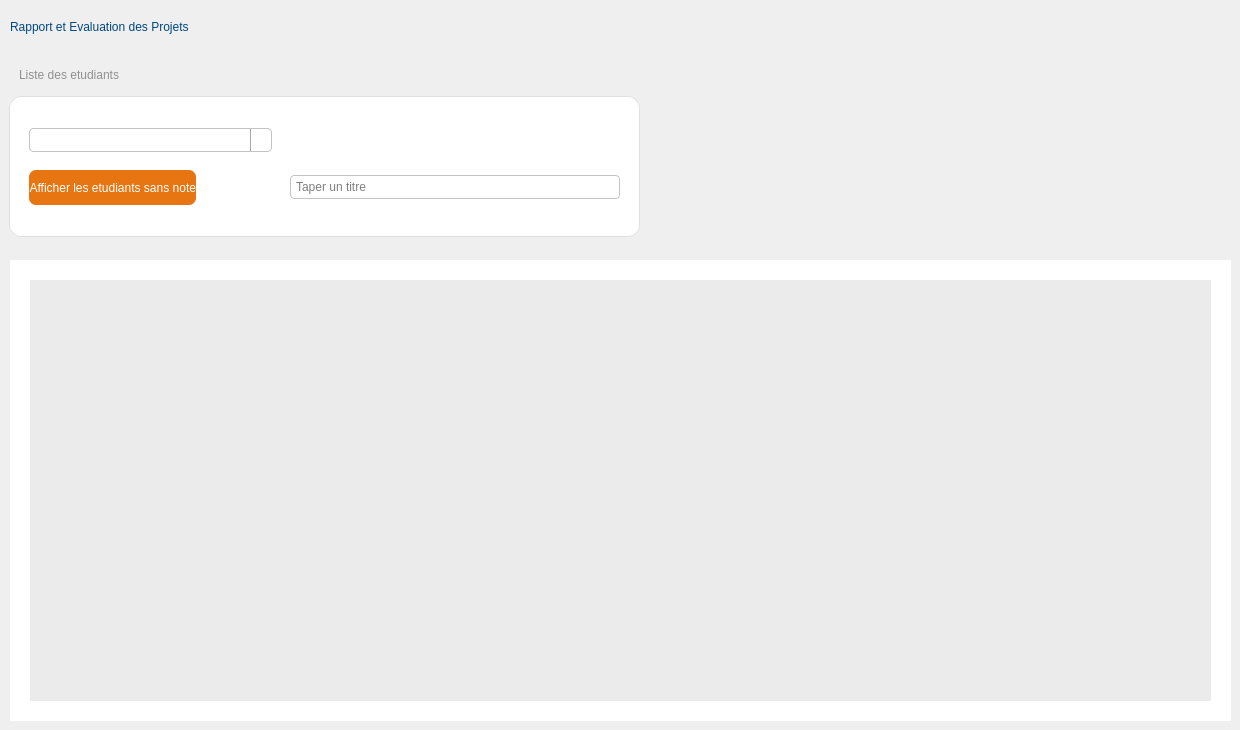
         <widget class="QWidget" name="evaluation_page">
          <widget class="QLabel" name="lbl_titre_evaluation">
           <property name="geometry">
            <rect>
             <x>10</x>
             <y>11</y>
             <width>401</width>
             <height>31</height>
            </rect>
           </property>
           <property name="styleSheet">
            <string notr="true">    color: #004780;
font: bold 15pt &quot;Segoe UI&quot;;</string>
           </property>
           <property name="text">
            <string>Rapport et Evaluation des Projets</string>
           </property>
          </widget>
          <widget class="QWidget" name="widget_evaluation" native="true">
           <property name="geometry">
            <rect>
             <x>10</x>
             <y>260</y>
             <width>1221</width>
             <height>461</height>
            </rect>
           </property>
           <property name="styleSheet">
            <string notr="true">background-color: rgb(255, 255, 255);</string>
           </property>
           <widget class="QTableView" name="table_evaluation">
            <property name="geometry">
             <rect>
              <x>20</x>
              <y>20</y>
              <width>1181</width>
              <height>421</height>
             </rect>
            </property>
            <property name="styleSheet">
             <string notr="true">background-color: rgb(235, 235, 235);</string>
            </property>
            <property name="frameShape">
             <enum>QFrame::Shape::NoFrame</enum>
            </property>
            <property name="alternatingRowColors">
             <bool>true</bool>
            </property>
            <property name="selectionMode">
             <enum>QAbstractItemView::SelectionMode::SingleSelection</enum>
            </property>
            <property name="showGrid">
             <bool>false</bool>
            </property>
            <attribute name="horizontalHeaderStretchLastSection">
             <bool>true</bool>
            </attribute>
            <attribute name="verticalHeaderVisible">
             <bool>false</bool>
            </attribute>
           </widget>
          </widget>
          <widget class="QWidget" name="widget_evaluation_2" native="true">
           <property name="geometry">
            <rect>
             <x>9</x>
             <y>60</y>
             <width>641</width>
             <height>181</height>
            </rect>
           </property>
           <widget class="QFrame" name="frame_evaluation">
            <property name="geometry">
             <rect>
              <x>0</x>
              <y>36</y>
              <width>631</width>
              <height>141</height>
             </rect>
            </property>
            <property name="styleSheet">
             <string notr="true">QLineEdit {
    /* Marge interne pour le texte et l'icône de la loupe */
    padding: 3px; 
    /* Bordure légèrement arrondie */
    border: 1px solid #C4C4C3;
    border-radius: 4px; 
}
QComboBox {
    /* Marge interne pour le texte */
    padding: 3px; 
    /* Bordure légèrement arrondie */
    border: 1px solid #C4C4C3;
    border-radius: 4px; 
}
QComboBox::drop-down {
    /* Rendre la flèche de la liste déroulante plus discrète */
    subcontrol-origin: padding;
    subcontrol-position: top right;
    width: 20px;

    border-left-width: 1px;
    border-left-color: darkgray;
    border-left-style: solid; 
    border-top-right-radius: 3px;
    border-bottom-right-radius: 3px;
}
QFrame{
    /* Fond blanc pour la carte */
    background-color: white; 
    
    /* Les coins arrondis */
    border-radius: 12px; 
    
    /* Bordure très fine et claire pour l'effet de profondeur */
    border: 1px solid #E0E0E0; 
    
    /* Padding interne pour séparer les outils des bords du frame */
    padding: 10px; 
}</string>
            </property>
            <property name="frameShape">
             <enum>QFrame::Shape::StyledPanel</enum>
            </property>
            <property name="frameShadow">
             <enum>QFrame::Shadow::Raised</enum>
            </property>
            <layout class="QHBoxLayout" name="horizontalLayout_21">
             <item>
              <layout class="QVBoxLayout" name="verticalLayout_18">
               <item>
                <layout class="QHBoxLayout" name="horizontalLayout_17">
                 <item>
                  <widget class="QComboBox" name="filtre_groupe_2">
                   <property name="minimumSize">
                    <size>
                     <width>100</width>
                     <height>0</height>
                    </size>
                   </property>
                   <property name="placeholderText">
                    <string/>
                   </property>
                  </widget>
                 </item>
                 <item>
                  <spacer name="horizontalSpacer_13">
                   <property name="orientation">
                    <enum>Qt::Orientation::Horizontal</enum>
                   </property>
                   <property name="sizeType">
                    <enum>QSizePolicy::Policy::Maximum</enum>
                   </property>
                   <property name="sizeHint" stdset="0">
                    <size>
                     <width>348</width>
                     <height>20</height>
                    </size>
                   </property>
                  </spacer>
                 </item>
                </layout>
               </item>
               <item>
                <layout class="QHBoxLayout" name="horizontalLayout_16">
                 <item>
                  <widget class="QPushButton" name="btn_etudiantsansnote">
                   <property name="styleSheet">
                    <string notr="true">QPushButton{
color:rgb(255, 255, 255);
font: bold 10pt &quot;Segoe UI&quot;;
height: 35px;
	background-color: rgb(231, 117, 18);
border-radius: 7px;
text-align: right;
}</string>
                   </property>
                   <property name="text">
                    <string>Afficher les etudiants sans note</string>
                   </property>
                   <property name="checkable">
                    <bool>true</bool>
                   </property>
                  </widget>
                 </item>
                 <item>
                  <spacer name="horizontalSpacer_12">
                   <property name="orientation">
                    <enum>Qt::Orientation::Horizontal</enum>
                   </property>
                   <property name="sizeType">
                    <enum>QSizePolicy::Policy::Maximum</enum>
                   </property>
                   <property name="sizeHint" stdset="0">
                    <size>
                     <width>88</width>
                     <height>20</height>
                    </size>
                   </property>
                  </spacer>
                 </item>
                 <item>
                  <widget class="QLineEdit" name="recherche">
                   <property name="placeholderText">
                    <string>Taper un titre</string>
                   </property>
                   <property name="clearButtonEnabled">
                    <bool>true</bool>
                   </property>
                  </widget>
                 </item>
                </layout>
               </item>
              </layout>
             </item>
            </layout>
           </widget>
           <widget class="QLabel" name="liste_etudiants_2">
            <property name="geometry">
             <rect>
              <x>10</x>
              <y>0</y>
              <width>201</width>
              <height>30</height>
             </rect>
            </property>
            <property name="styleSheet">
             <string notr="true">color:rgb(144, 144, 144);
font: bold 13pt &quot;Segoe UI&quot;;</string>
            </property>
            <property name="text">
             <string>Liste des etudiants</string>
            </property>
           </widget>
          </widget>
         </widget>
